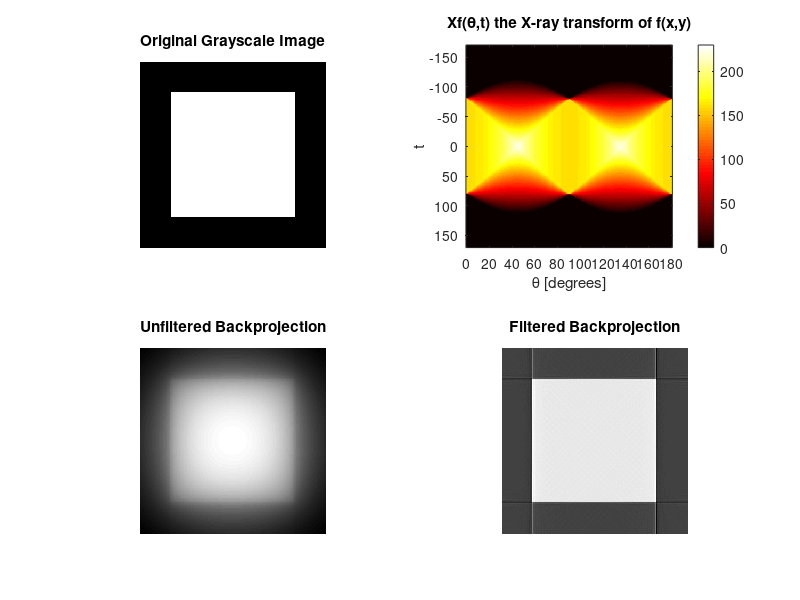

This chart was generated by the following MATLAB code:
% define f(x,y)
f=zeros(239);
f(40:199, 40:199)=1;
% xray transform of f
theta=0:180;
[Xf,t]=radon(f,theta);
% backprojection of Xf
F=iradon(Xf,theta);
U=iradon(Xf,theta,'linear','none');
% plotting
subplot(2,2,1);
imshow(f);
title('Original Grayscale Image');
p2=subplot(2,2,2);
imagesc(theta,t,Xf);
title('Xf(\theta,t) the X-ray transform of f(x,y)');
xlabel('\theta [degrees]');
ylabel('t');
set(gca,'XTick',0:20:180);
colormap(p2,hot);
colorbar;
subplot(2,2,3);
imshow(U,[]);
title('Unfiltered Backprojection');
subplot(2,2,4);
imshow(F,[]);
title('Filtered Backprojection');